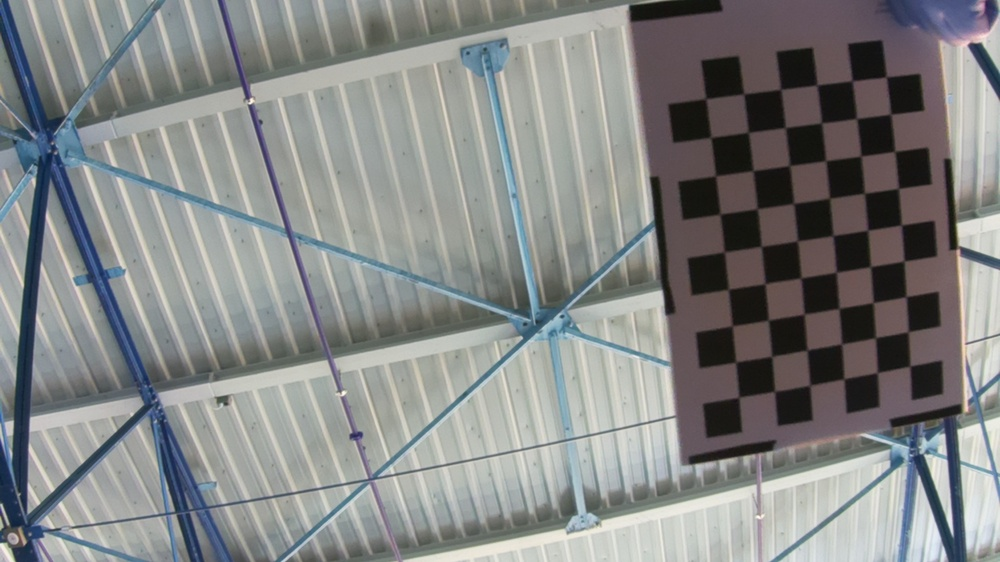
#> input picture calibration_images/calib_00.jpg, 1000 x 562 px, shrunk from 1920 x 1080 before the run; its folder holds 4 pictures in this run
$ python calibrate.py
#> lines starting #> are read from the running program, lines starting #| are printed output that depends on the picture
"""
calibrate.py
Compute camera intrinsics from a set of chess-board photos.

∙ Works with OpenCV ≥ 4
∙ Produces camera.yaml you can load in any later script

Usage example
-------------
python3 calibrate.py \
        --dir calibration_images \
        --rows 6 --cols 9 --square-size 25 \
        --output camera.yaml --preview
"""

import argparse, glob, os, datetime, yaml
import cv2
import numpy as np

# ---------- command-line -----------------------------------------------------

P = argparse.ArgumentParser(description="Calibrate camera from chess-board images")
P.add_argument("--dir", default="calibration_images",
               help="folder containing the snapshots")
P.add_argument("--rows", type=int, default=6, help="inner corners vertically")
P.add_argument("--cols", type=int, default=9, help="inner corners horizontally")
P.add_argument("--square-size", type=float, default=25.0,
               help="square size in mm (or any consistent unit)")
P.add_argument("--output", default="camera.yaml", help="YAML file to write")
P.add_argument("--preview", action="store_true",
               help="show detected corners while processing")

args = P.parse_args()

# ---------- prepare object-point template ------------------------------------

objp = np.zeros((args.rows * args.cols, 3), np.float32)
objp[:, :2] = np.mgrid[0:args.cols, 0:args.rows].T.reshape(-1, 2)
objp *= args.square_size

obj_points, img_points = [], []

# ---------- loop over files --------------------------------------------------

image_paths = sorted(
    glob.glob(os.path.join(args.dir, "*.jpg")) +
    glob.glob(os.path.join(args.dir, "*.png"))
)

if not image_paths:
    raise SystemExit(f"No images found in {args.dir}")

for path in image_paths:
    img = cv2.imread(path)
#> img is the input picture: shape (562, 1000, 3); mean B, G, R 133.3, 133.9, 132.1
    gray = cv2.cvtColor(img, cv2.COLOR_BGR2GRAY)
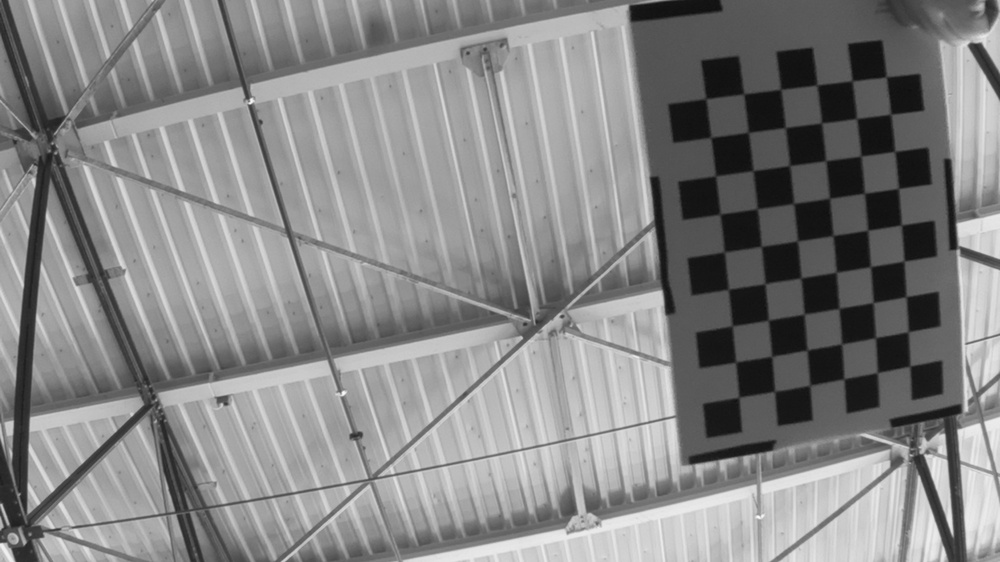
#> gray: shape (562, 1000); min 13, max 252, mean 133.3

    ok, corners = cv2.findChessboardCorners(gray, (args.cols, args.rows), None)
#> ok = False; corners = 52 rows, first 8: [852.5, 80.5], [857, 118.5], [822, 123], [817, 85], [884, 123], [895, 151.5], [861, 156], [826, 160.5]
    if not ok:
        print(f"✗ corners NOT found in {os.path.basename(path)}")
        continue

    cv2.cornerSubPix(
        gray, corners, winSize=(11, 11), zeroZone=(-1, -1),
        criteria=(cv2.TERM_CRITERIA_EPS + cv2.TERM_CRITERIA_MAX_ITER, 30, 0.001)
    )

    obj_points.append(objp)
    img_points.append(corners)

    if args.preview:
        vis = img.copy()
        cv2.drawChessboardCorners(vis, (args.cols, args.rows), corners, ok)
        cv2.imshow("preview", vis)
        cv2.waitKey(300)
#> pass 2 of the loop `for path in image_paths:`:
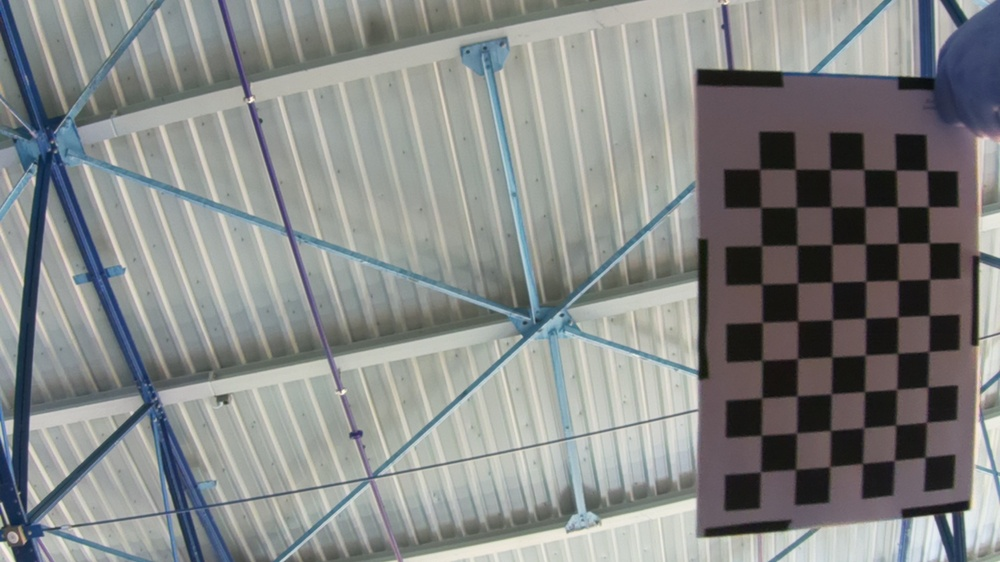
#> input picture calibration_images/calib_01.jpg, 1000 x 562 px, shrunk from 1920 x 1080 before the run
#> img is the input picture: shape (562, 1000, 3); mean B, G, R 134.6, 135.7, 133.5
#> `gray = cv2.cvtColor(img, cv2.COLOR_BGR2GRAY)`:
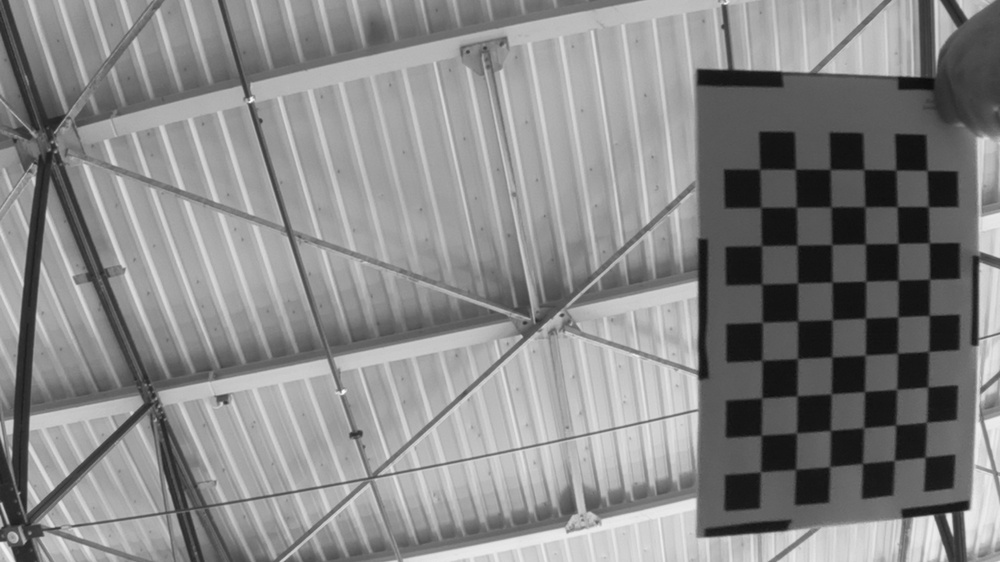
#> gray: shape (562, 1000); min 11, max 250, mean 135
#> ok = True; corners = 54 rows, first 8: [760.5, 472], [761.2, 435.4], [760.6, 397], [762.5, 360], [762.5, 323], [759.9, 283.6], [761.9, 246.2], [761.5, 207.5]
#> pass 3 of the loop `for path in image_paths:`:
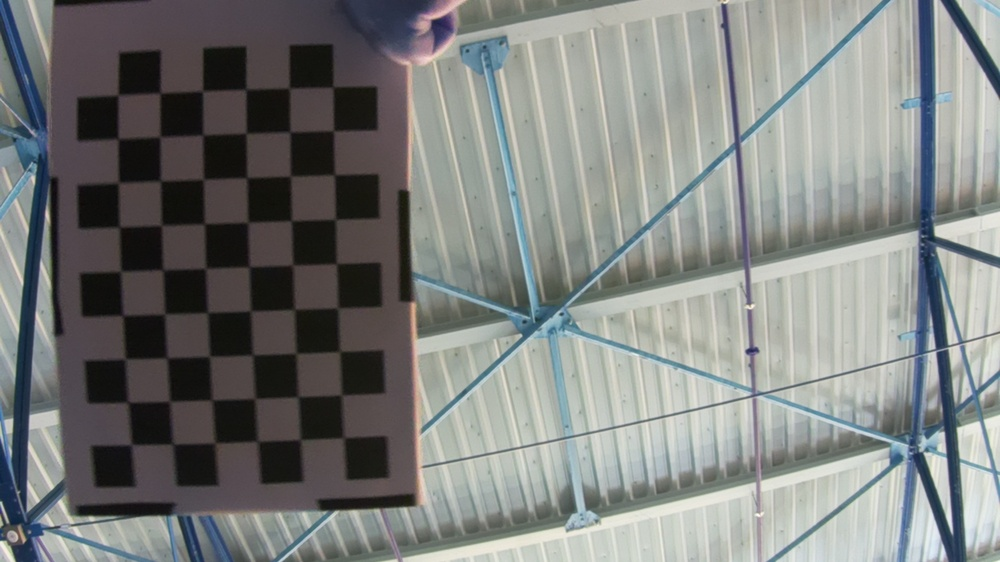
#> input picture calibration_images/calib_02.jpg, 1000 x 562 px, shrunk from 1920 x 1080 before the run
#> img is the input picture: shape (562, 1000, 3); mean B, G, R 125.4, 127.3, 124.9
#> `gray = cv2.cvtColor(img, cv2.COLOR_BGR2GRAY)`:
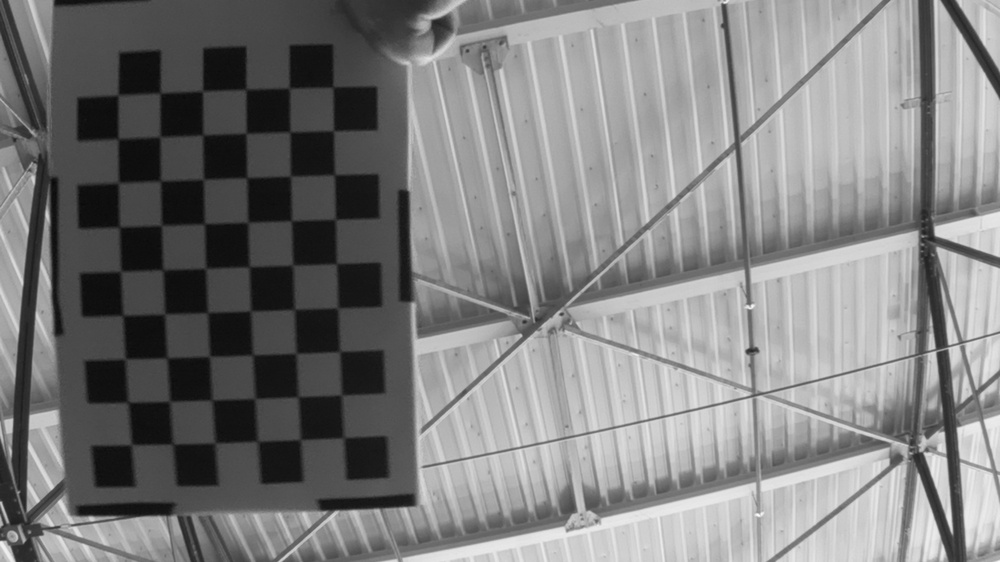
#> gray: shape (562, 1000); min 9, max 253, mean 126.4
#> corners = 54 rows, first 8: [134, 443], [128, 402.5], [125.5, 358.5], [123, 315.5], [120.3, 270.6], [119.5, 227], [118, 182.5], [117.5, 139]
#> the loop made 4 passes; the first 3 are shown

cv2.destroyAllWindows()

if len(obj_points) < 5:
#> (the run stopped early here; a loop or call above may not have finished)
